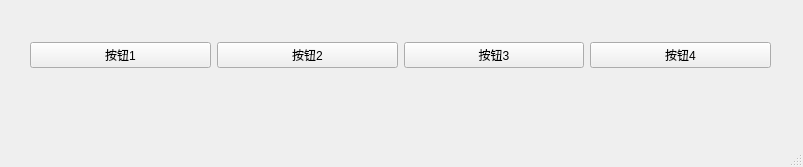
<?xml version="1.0" encoding="UTF-8"?>
<ui version="4.0">
 <class>MainWindow</class>
 <widget class="QMainWindow" name="MainWindow">
  <property name="geometry">
   <rect>
    <x>0</x>
    <y>0</y>
    <width>803</width>
    <height>167</height>
   </rect>
  </property>
  <property name="windowTitle">
   <string>MainWindow</string>
  </property>
  <widget class="QWidget" name="centralwidget">
   <widget class="QWidget" name="horizontalLayoutWidget">
    <property name="geometry">
     <rect>
      <x>30</x>
      <y>10</y>
      <width>741</width>
      <height>91</height>
     </rect>
    </property>
    <layout class="QHBoxLayout" name="horizontalLayout">
     <item>
      <widget class="QPushButton" name="pushButton_4">
       <property name="text">
        <string>按钮1</string>
       </property>
      </widget>
     </item>
     <item>
      <widget class="QPushButton" name="pushButton_3">
       <property name="text">
        <string>按钮2</string>
       </property>
      </widget>
     </item>
     <item>
      <widget class="QPushButton" name="pushButton_2">
       <property name="text">
        <string>按钮3</string>
       </property>
      </widget>
     </item>
     <item>
      <widget class="QPushButton" name="pushButton">
       <property name="text">
        <string>按钮4</string>
       </property>
      </widget>
     </item>
    </layout>
   </widget>
  </widget>
  <widget class="QMenuBar" name="menubar">
   <property name="geometry">
    <rect>
     <x>0</x>
     <y>0</y>
     <width>803</width>
     <height>26</height>
    </rect>
   </property>
  </widget>
  <widget class="QStatusBar" name="statusbar"/>
 </widget>
 <resources/>
 <connections/>
</ui>
